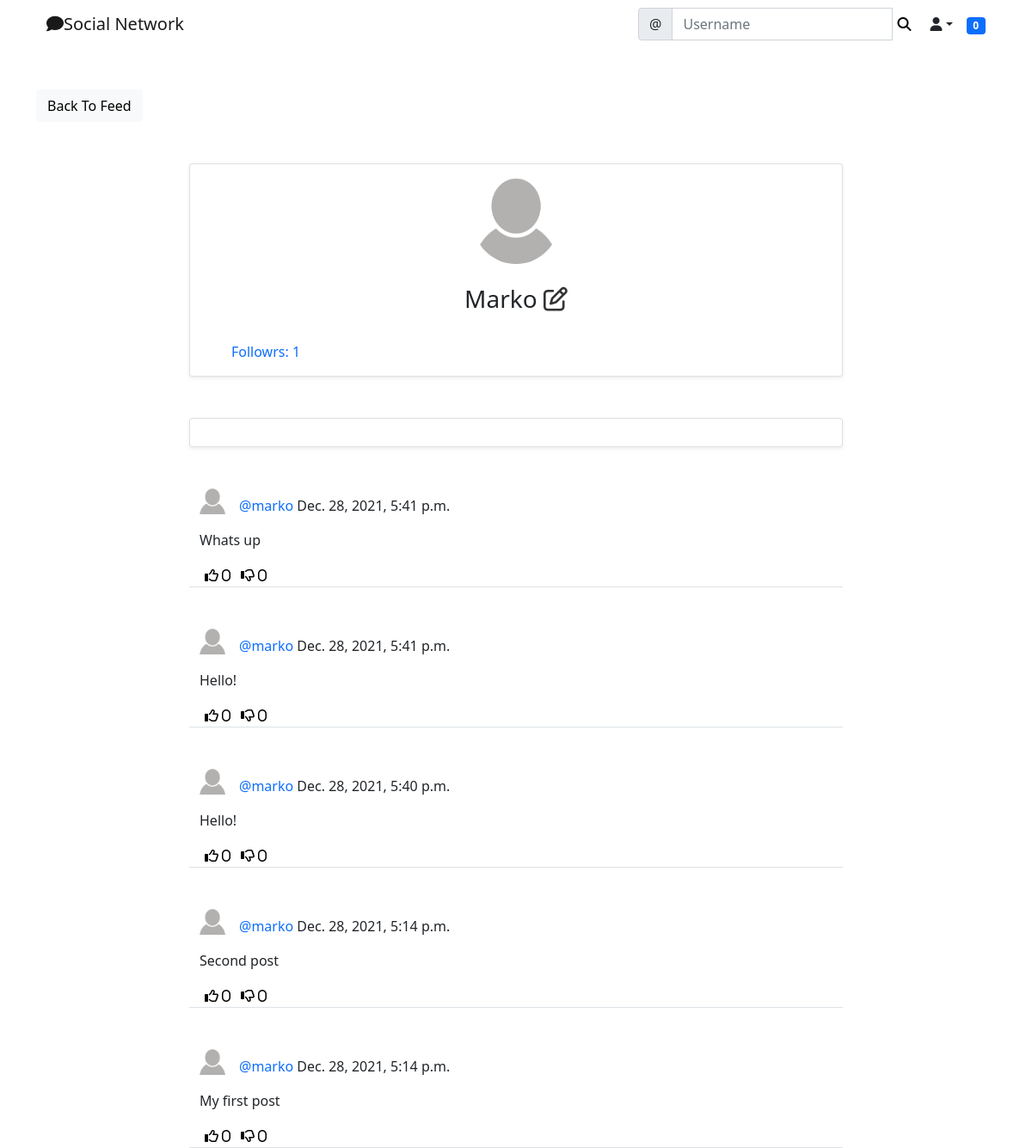
/social/profile/1 (signed in), run on an earlier commit of the app's database.
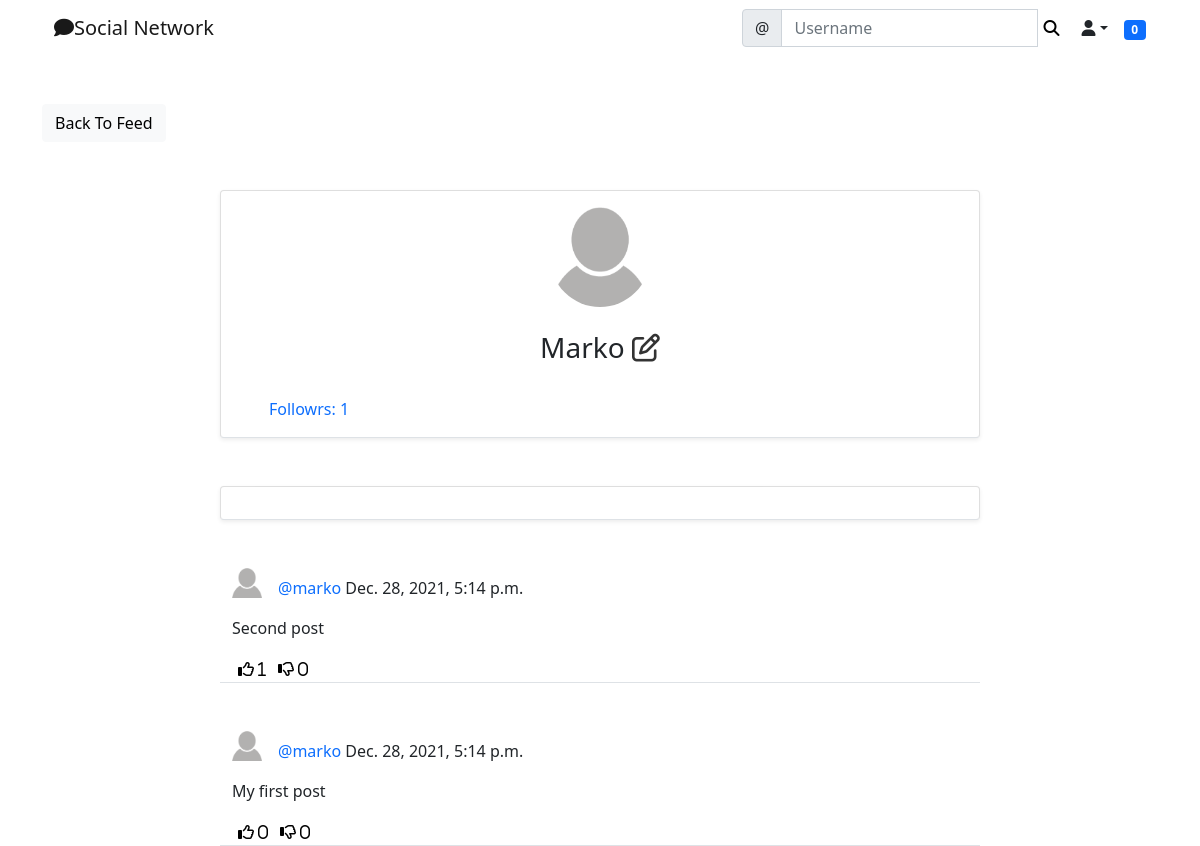
And on a later commit of the database.
### social/models.py (models this page shows)
class UserProfile(models.Model):
    user = models.OneToOneField(User, primary_key=True, verbose_name='user', related_name='profile', on_delete=models.CASCADE)
    name = models.CharField(max_length=30, blank=True, null=True)
    bio = models.TextField(max_length=500, null=True, blank=True)
    birth_date = models.DateField(null=True, blank=True)
    location = models.CharField(max_length=100, blank=True, null=True)
    picture = models.ImageField(upload_to='uploads/profile_pictures', default='uploads/profile_pictures/default.png', blank=True)
    followers = models.ManyToManyField(User, blank=True, related_name='followers')

class Post(models.Model):
    body = models.TextField()
    image = models.ImageField(upload_to='uploads/post_photos', blank=True, null=True)
    created_on = models.DateTimeField(default=timezone.now)
    author = models.ForeignKey(User, on_delete=models.CASCADE)
    likes = models.ManyToManyField(User, blank=True, related_name='likes')
    dislikes = models.ManyToManyField(User, blank=True, related_name='dislikes')

### social/views.py (the view)
# urls.py: path('profile/<int:pk>', ProfileView.as_view(), name='profile'),
class ProfileView(View):
    def get(self, request, pk, *args, **kwargs):
        profile = UserProfile.objects.get(pk=pk)
        user = profile.user
        posts = Post.objects.filter(author=user).order_by('-created_on')
        followers = profile.followers.all()
        if len(followers) == 0:
            is_following = False
        for follower in followers:
            if follower == request.user:
                is_following = True
                break
            else:
                is_following = False
        number_of_followers = len(followers)
        context = {
            'user': user,
            'profile': profile,
            'posts': posts,
            'number_of_followers': number_of_followers,
            'is_following': is_following,
        }
        return render(request, 'social/profile.html', context)

### landing/templatetags/custom_tags.py (called while the page is built)
@register.inclusion_tag('social/show_notifications.html', takes_context=True)
def show_notifications(context):
	request_user = context['request'].user
	notifications = Notification.objects.filter(to_user=request_user).exclude(user_has_seen=True).order_by('-date')
	return {'notifications': notifications}

### social/templates/social/profile.html (shortened to what this page needs)
{% extends 'landing/base.html' %}
{% load crispy_forms_tags %}
{% block content %}
    <div class="container">
        <div class="row mt-5">
            <div class="col-md-3 col-sm-6">
                <a href="{% url 'post-list' %}" class="btn btn-light">Back To Feed</a>
            </div>
        </div>
        <div class="row justify-content-center mt-5">
            <div class="card shadow-sm col-md-8 col-sm-12 border-bottom px-5 pt-3">
                <div class="text-center">
                    <img src="{{profile.picture.url}}" class="rounded-circle" width="100" height="100"/>
                    {% if profile.name %}
                        <h3 class="py-4">{{profile.name}}
                            <span>
                                {% if request.user == user %}
                                    <a href="{% url 'profile-edit' profile.pk %}" class="edit-color"><i class="far fa-edit"></i></a>
                                {% endif %}
                            </span>
                        </h3>
                    {% endif %}
                </div>
                <div class="mb-3">
                    <a href="{% url 'list-followers' profile.pk %}" class="post-link">Followrs: {{number_of_followers}}</a>
                </div>
            </div>
        </div>
        <div class="row justify-content-center mt-5">
            <div class="card shadow-sm col-md-8 col-sm-12 border-bottom px-5 py-3">
            </div>
        </div>
        {% for post in posts %}
        <div class="row justify-content-center mt-5">
            <div class="col-md-8 col-sm-12 border-bottom ">
                <div>
                    <a href="{% url 'profile' post.author.profile.pk %}">
                        <img class="round-circle post-img" height="30" width="30" src="{{post.author.profile.picture.url}}"/>
                    </a>
                    <p class="post-text">
                        <a  class="text-primary post-link" href="{% url 'profile' post.author.pk %}">@{{post.author}}</a> {{post.created_on}}
                    </p>
                </div>
                <div class="position-relative">
                    <p>{{post.body}}</p>
                </div>
                <div class="d-flex flex-row">
                    <form method="POST" action="{% url 'like' post.pk %}">
                        <button class="remove-default-btn" type="submit">
                            <i class="far fa-thumbs-up"> <span>{{ post.likes.all.count }}</span></i>
                        </button>
                    </form>
                    <form method="POST" action="{% url 'dislike' post.pk %}">
                        <button class="remove-default-btn" type="submit">
                            <i class="far fa-thumbs-down"> <span>{{ post.dislikes.all.count }}</span></i>
                        </button>
                    </form>
                </div>
            </div>
        </div>
        {% endfor %}
    </div>
{% endblock content %}

### landing/templates/landing/base.html (shortened to what this page needs)
{% load static %}
<!doctype html>
<html lang="en">
  <head>
    <link href="https://cdn.jsdelivr.net/npm/bootstrap@5.1.3/dist/css/bootstrap.min.css" rel="stylesheet">
    <link href="{% static 'style.css' %}" rel="stylesheet"/>
  </head>
  <body>
      {% include 'landing/navbar.html' %}
      {% block content %}
      {% endblock %}
  </body>
</html>

### landing/templates/landing/navbar.html (shortened to what this page needs)
{% load custom_tags %}
<div class="container">
<nav class="navbar navbar-expand-lg navbar-light ">
    <div class="container-fluid">
      <a class="navbar-brand"
        {% if user.is_authenticated %}
          href="{% url 'post-list' %}"
        {% else %}
          href="{% url 'index' %}"
        {% endif %}
      ><i class="fas fa-comment"></i>Social Network</a>
      <div class="collapse navbar-collapse" id="navbarSupportedContent">
        <form class="d-flex" method="GET" action="{% url 'profile-search' %}">
            <div class="input-group">
                <span class="input-group-text" id="basic-addon1">@</span>
                <input type="text" class="form-control" placeholder="Username" aria-label="Username" aria-describedby="basic-addon1" name="query" value="{{request.GET.query}}">
                <button class="remove-default-btn" type="submit"><i class="fas fa-search"></i></button>
            </div>
        </form>
        {% if user.is_authenticated %}
            <div class="nav-item dropdown">
                <a class="nav-link dropdown-toggle text-dark" data-bs-toggle="dropdown" role="button" aria-expanded="false"><i class="fas fa-user"></i></a>
            </div>
            <div class="nav-item">
              {% show_notifications %}
            </div>
        {% endif %}
      </div>
    </div>
  </nav>
</div>

### social/templates/social/show_notifications.html (shortened to what this page needs)
<div class="dropdown">
	<span class="badge bg-primary notification-badge" onclick="showNotifications()">{{ notifications.count }}</span>
	</div>

### static/style.css (style rules this page uses)
.remove-default-btn { background-color: transparent; border: none; box-shadow: none; }
.edit-color { color: #333; }
.post-link { text-decoration: none; }
.post-text { padding-top: 0.5rem; }
.post-img { float: left; margin-right: 1rem; }
.notification-badge { transition: 0.3s; }
.dropdown { position: relative; display: inline-block; }

What changed in the data, as far as the page shows it:
removed Post: author.profile.picture (placeholder picture), author "marko", created_on "Dec. 28, 2021, 5:41 p.m.", body "Whats up", likes.all.count "0", dislikes.all.count "0"
removed Post: author.profile.picture (placeholder picture), author "marko", created_on "Dec. 28, 2021, 5:41 p.m.", body "Hello!", likes.all.count "0", dislikes.all.count "0"
removed Post: author.profile.picture (placeholder picture), author "marko", created_on "Dec. 28, 2021, 5:40 p.m.", body "Hello!", likes.all.count "0", dislikes.all.count "0"
computed for Post "Second post": likes.all.count "0" → "1"
